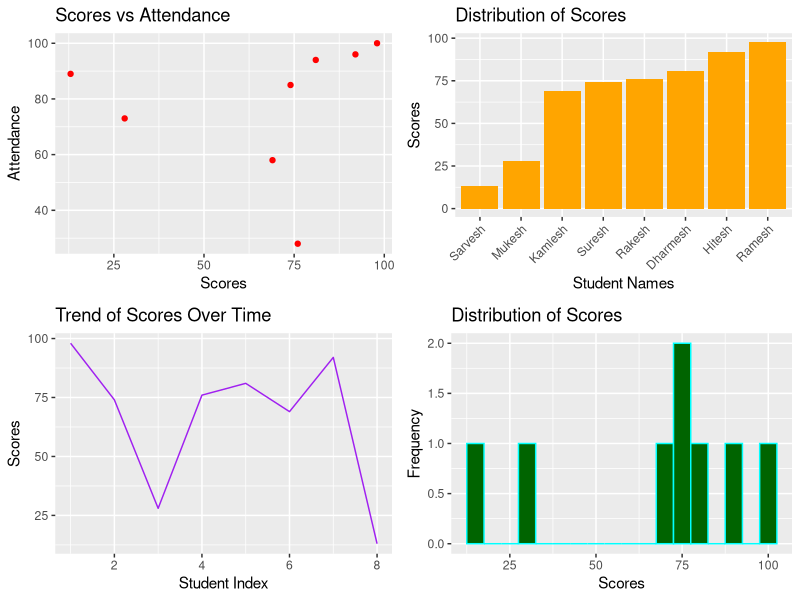

Reproduce this figure in R.
library(ggplot2)
library(gridExtra)

# Student data
students <- data.frame(
  Name = c("Ramesh", "Suresh", "Mukesh", "Rakesh", "Dharmesh", "Kamlesh", "Hitesh", "Sarvesh"),
  Scores = c(98, 74, 28, 76, 81, 69, 92, 13), 
  Attendance = c(100, 85, 73, 28, 94, 58, 96, 89)
)

# Scatter plot
scatter_plot <- ggplot(students, aes(x = Scores, y = Attendance)) +
  geom_point(color = "red") + 
  labs(title = "Scores vs Attendance", x = "Scores", y = "Attendance")

# Bar plot
bar_plot <- ggplot(students, aes(x = reorder(Name, Scores), y = Scores)) +
  geom_bar(stat = "identity", fill = "orange") +
  theme(axis.text.x = element_text(angle = 45, hjust = 1)) +
  labs(title = "Distribution of Scores", x = "Student Names", y = "Scores")

# Line plot
line_plot <- ggplot(students, aes(x = seq_along(Name), y = Scores)) +
  geom_line(color = "purple") +
  labs(title = "Trend of Scores Over Time", x = "Student Index", y = "Scores")

# Histogram plot
histogram_plot <- ggplot(students, aes(x = Scores)) +
  geom_histogram(binwidth = 5, fill = "darkgreen", color = "cyan") +
  scale_fill_brewer(palette = "Set3") +
  labs(title = "Distribution of Scores", x = "Scores", y = "Frequency")

# Arrange plots
grid.arrange(scatter_plot, bar_plot, line_plot, histogram_plot, ncol = 2)
